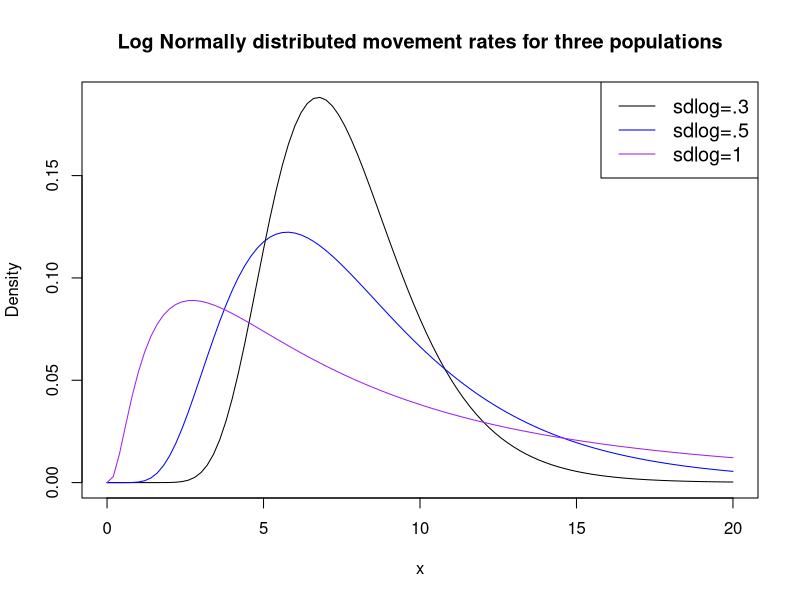
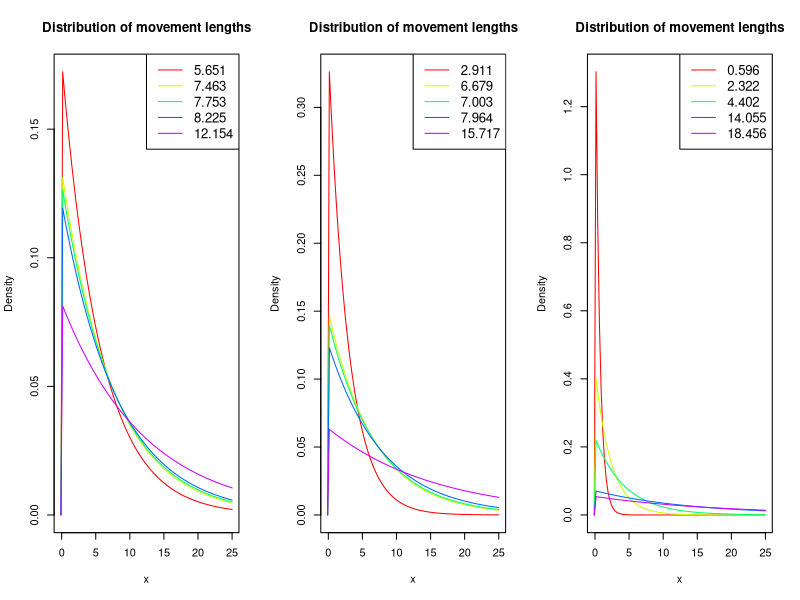
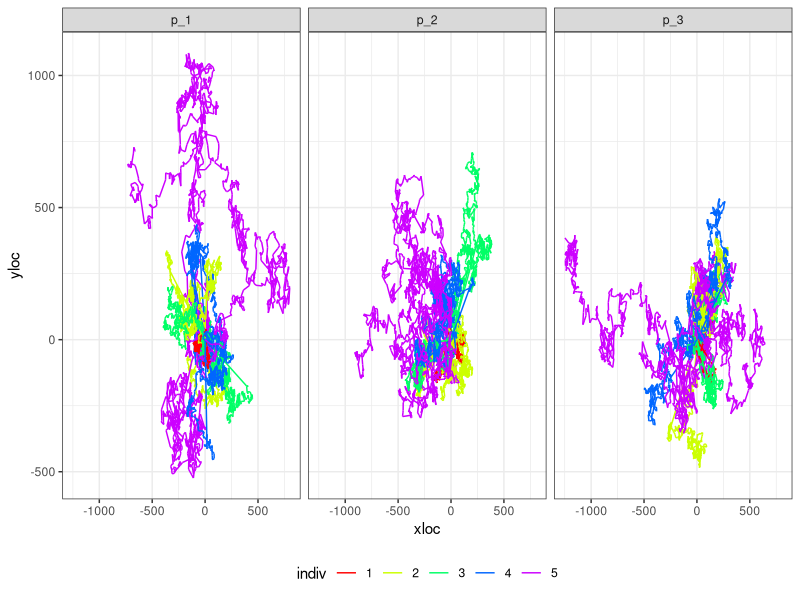
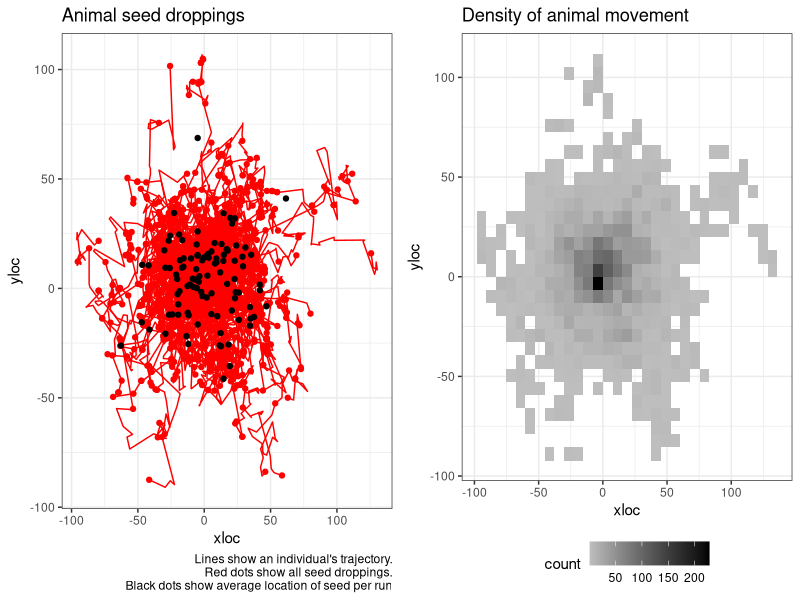
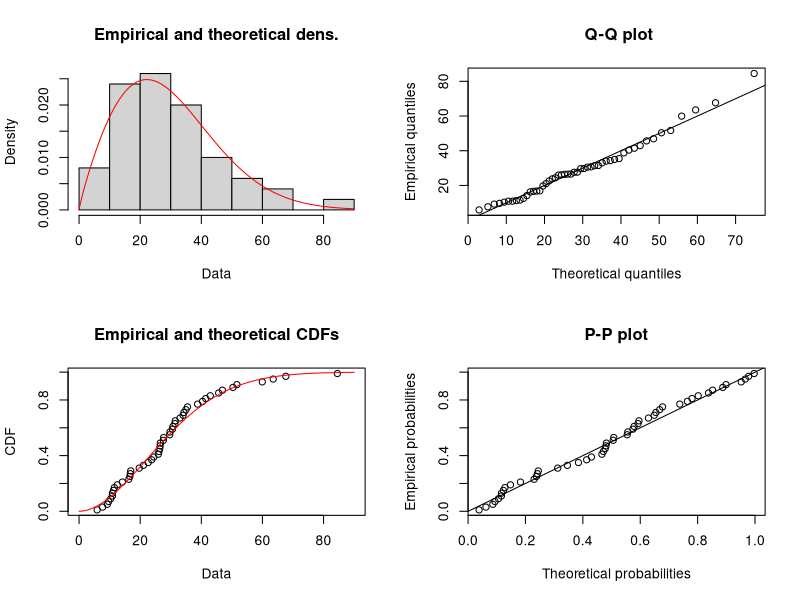
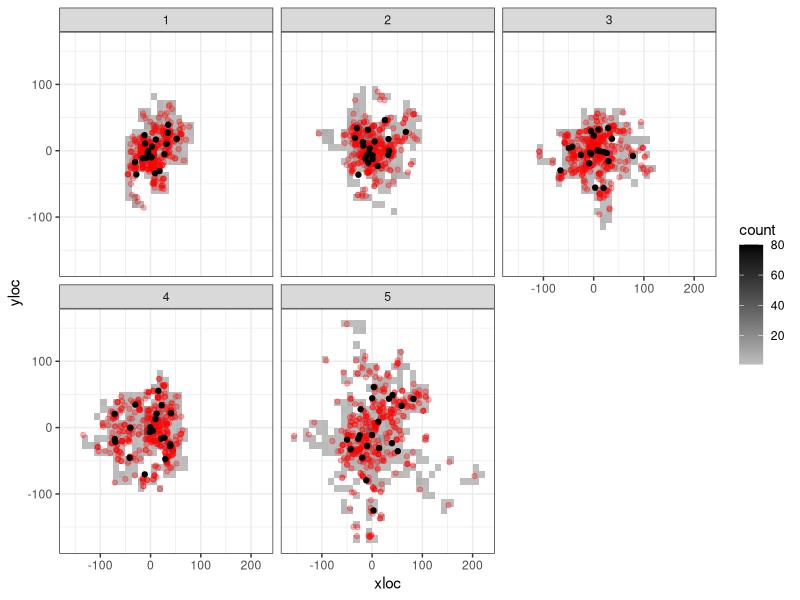
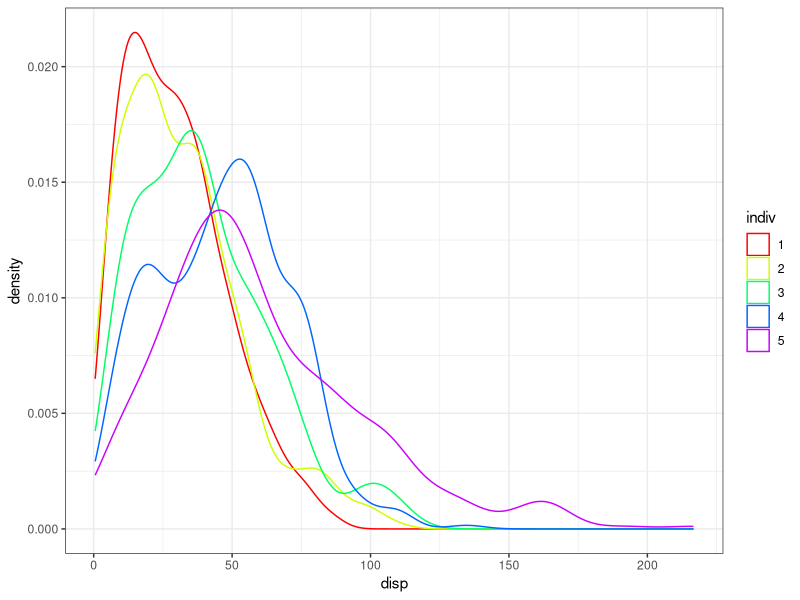
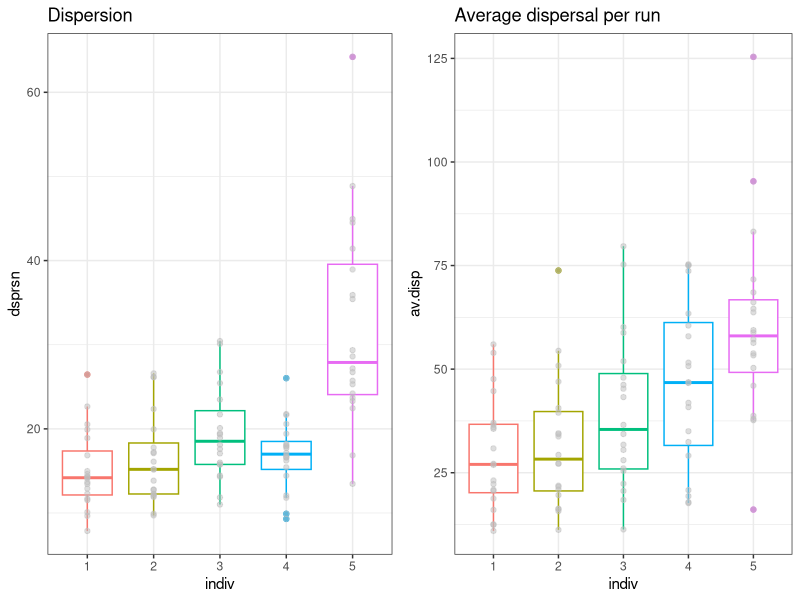

Here is the R script that generated these plots, in order:
## ---- chunk 1
knitr::opts_chunk$set(echo = FALSE)
knitr::opts_chunk$set(fig.width=12, fig.height=6) 
## ---- chunk 2
library(dplyr)
library(tidyr)
library(ggplot2)
library(cowplot)
library(fitdistrplus)
library(Hmisc)
## ---- chunk 3

av.mov.rate <- 2
max.x <- 20

mycols <- c("black", "blue", "purple")
#create density plots
curve(dlnorm(x, meanlog=av.mov.rate, sdlog=.3),
      from=0, to=max.x,
      col=mycols[1],
      main = 'Log Normally distributed movement rates for three populations', #add title
      ylab = 'Density', #change y-axis label
      )

curve(dlnorm(x, meanlog=av.mov.rate, sdlog=.5), 
      from=0, to=max.x,
      col=mycols[2], add=TRUE)

curve(dlnorm(x, meanlog=av.mov.rate, sdlog=1), 
      from=0, to=max.x,
      col=mycols[3], add=TRUE)

#add legend
legend("topright", legend=c("sdlog=.3", "sdlog=.5", "sdlog=1"),
       col=mycols, lty=1, cex=1.2)
## ---- chunk 4
n.individuals <- 5
m_1 <- sort(round(rlnorm(n.individuals, meanlog = av.mov.rate, sdlog = 0.3),3))
m_2 <- sort(round(rlnorm(n.individuals, meanlog = av.mov.rate, sdlog = 0.5),3))
m_3 <- sort(round(rlnorm(n.individuals, meanlog = av.mov.rate, sdlog = 1),3))
## ---- chunk 5

par(mfrow=c(1,3))
mycols <- rainbow(n.individuals, s=1)

range <- c(-0.1,max.x+5)
#create density plots
#########################################################################
# Fist population
curve(dexp(x, 1/m_1[1]), #notice rate for exponential is 1/movement rate.
      from=range[1], to=range[2], 
      col=mycols[1],
      main = 'Distribution of movement lengths', #add title
      ylab = 'Density', #change y-axis label
      xlab = "x"
      )
for(i in 2:5){
  curve(dexp(x, 1/m_1[i]), 
        from=range[1], to=range[2],
        col=mycols[i], add=TRUE)
}

#add legend
legend("topright", legend= m_1,
       col=mycols, lty=1, cex=1.2)
#########################################################################
# Second population
curve(dexp(x, 1/m_2[1]), #notice rate for exponential is 1/movement rate.
      from=range[1], to=range[2], 
      col=mycols[1],
      main = 'Distribution of movement lengths', #add title
      ylab = 'Density', #change y-axis label
      xlab = "x"
      )
for(i in 2:5){
  curve(dexp(x, 1/m_2[i]), 
        from=range[1], to=range[2],
        col=mycols[i], add=TRUE)
}

#add legend
legend("topright", legend= m_2,
       col=mycols, lty=1, cex=1.2)

#########################################################################
# Third population
curve(dexp(x, 1/m_3[1]), #notice rate for exponential is 1/movement rate.
      from=range[1], to=range[2], 
      col=mycols[1],
      main = 'Distribution of movement lengths', #add title
      ylab = 'Density', #change y-axis label
      xlab = "x"
      )
for(i in 2:5){
  curve(dexp(x, 1/m_3[i]), 
        from=range[1], to=range[2],
        col=mycols[i], add=TRUE)
}

#add legend
legend("topright", legend= m_3,
       col=mycols, lty=1, cex=1.2)
## ---- chunk 6
sim_movement <- function(prm, t = 1000, plot.it = TRUE, return.data.frame = FALSE){
  tru.rate <- round(prm, 3)
  movedist <- rexp(t, rate = 1/tru.rate)
  angle <- runif(t, min = 0, max = 360)
  distx <- movedist*cos(angle)
  xloc <- c(0, cumsum(distx))
  disty <- movedist*sin(angle)
  yloc <- c(0, cumsum(disty))
  animalTraj <- data.frame(time = 0:t, xloc = xloc, yloc = yloc)
  if(plot.it == TRUE){
    plot(x = xloc, y = yloc, type = "l", main = paste("Rate=",tru.rate))
  }
  if(return.data.frame == TRUE){
    return(animalTraj)
  }
}
## ---- chunk 7
nruns <- 3
m.data <- data.frame(m_1, m_2, m_3)

df <- NULL

for(m in 1:3){
  m.0 <- m.data[m]
  for(j in 1:n.individuals){
  for(k in 1:nruns){
  a <- sim_movement(m_2[j], plot.it = FALSE, return.data.frame = TRUE) %>% 
    mutate(indiv = as.factor(j),
           run = paste0("r_", k),
           pop.id = paste0("p_",m))
  df <- rbind.data.frame(df, a)
}
}
  
}


df %>% 
  ggplot(., aes(x = xloc, y=yloc, group = run, color = indiv)) +
  facet_wrap(~pop.id) +
  geom_path() +
  scale_color_manual(values = mycols) +
  theme_bw() +
  theme(legend.position = "bottom") +
  NULL
## ---- chunk 8
sim_seeds <- function(nseeds = 20, m.prms = NULL,...){
  grt <- round(rgamma(nseeds, shape = 4, scale = 5))
  t.grt <- max(grt)

  df <- sim_movement(m.prms, t = t.grt, plot.it = FALSE, return.data.frame = TRUE)

  df %>% 
    left_join(., data.frame(s.id = 1:nseeds, time = grt)) %>% 
    mutate(disp = sqrt(xloc^2+yloc^2)) -> df
  
  return(df)
}

summ_seeds <- function(df = NULL){
  df %>% 
  drop_na(s.id) %>% 
  mutate(xi = (mean(xloc)-xloc)^2,
         yi = (mean(yloc)-yloc)^2) %>% 
  summarise(x = mean(xloc),
            y = mean(yloc),
            av.disp = mean(disp),
            se.disp = sd(disp)/sqrt(n()),
            dsprsn = sum(sqrt(xi+yi))/n()) -> s.df
  return(s.df)
}

# a <- sim_seeds(m.prms = m_1[1])
# summ_seeds(a)
## ---- chunk 9
nruns <- 100
ex.i <- 1
df <- NULL
summ.df <- NULL

for(j in 1:ex.i){
  for(k in 1:nruns){
    a <- sim_seeds(m.prms = m_1[j]) %>% 
      mutate(indiv = as.factor(j),
             run = factor(paste0("r_", k), levels = paste0("r_", 1:nruns)))
    
    b <- summ_seeds(a) %>% 
      mutate(indiv = as.factor(j),
             run = factor(paste0("r_", k), levels = paste0("r_", 1:nruns)))
    
    df <- rbind.data.frame(df, a) 
    summ.df <- rbind.data.frame(summ.df, b) 
}
}
## ---- chunk 10

df %>% 
  ggplot(., aes(x = xloc, y=yloc, 
                group = run,
                color = indiv)) +
  # facet_wrap(~run) +
  geom_path() +
  scale_color_manual(values = mycols) +
  geom_point(data = df %>% drop_na(s.id), 
             aes(x = xloc, y = yloc)) +
  geom_point(data = summ.df, aes(x = x, y=y), color = "black") +
  theme_bw() +
  labs(title = "Animal seed droppings", caption = "Lines show an individual's trajectory.\n Red dots show all seed droppings.\n Black dots show average location of seed per run") +
  theme(legend.position = "none") -> p1
# p1

df %>% 
  ggplot(., aes(x = xloc, y = yloc)) +
  # stat_density_2d(aes(fill = ..level..), geom = "polygon", colour="white") +
  geom_bin2d() +
  # geom_hex() +
  # scale_fill_continuous(type = "viridis") +
  scale_fill_gradient(low = "grey", high = "black") +
  # geom_point(data = df %>% drop_na(s.id), 
  #            aes(x = xloc, y = yloc), color = mycols[ex.i], alpha = 0.3) +
  # geom_point(data = summ.df, aes(x = x, y=y), color = "black") +
  theme_bw() +
  theme(legend.position = "bottom") +
  labs(title = "Density of animal movement") -> p2
# p2

cowplot::plot_grid(p1, p2)
  
# summ.df %>% 
#   ggplot(., aes(y = dsprsn)) +
#   geom_boxplot()
# 
# summ.df %>% 
#   ggplot(., aes(x = av.disp)) +
#   geom_density(color = "blue") + # for the average dispersal per run
#   geom_density(data = df %>% drop_na(s.id),
#                  aes(x = disp)) + # for every seed
#   theme_bw()
## ---- chunk 11
# s.df <- df %>% drop_na(s.id)

s.df <- df %>% drop_na(s.id) %>% 
  sample_n(., 50)
  


g <- fitdist(s.df$disp, distr = "weibull")
## ---- chunk 12
summary(g)
plot(g)

# library(MASS)
# fitdistr(s.df$disp, densfun = "weibull")
## ---- chunk 13
nruns <- 20

df <- NULL
summ.df <- NULL

for(j in 1:n.individuals){
  for(k in 1:nruns){
    a <- sim_seeds(m.prms = m_1[j]) %>% 
      mutate(indiv = as.factor(j),
             run = factor(paste0("r_", k), levels = paste0("r_", 1:nruns)))
    
    b <- summ_seeds(a) %>% 
      mutate(indiv = as.factor(j),
             run = factor(paste0("r_", k), levels = paste0("r_", 1:nruns)))
    
    df <- rbind.data.frame(df, a) 
    summ.df <- rbind.data.frame(summ.df, b) 
}
}
## ---- chunk 14
df %>% 
  ggplot(., aes(x = xloc, y = yloc)) +
  facet_wrap(~indiv) +
  # stat_density_2d(aes(fill = ..level..), geom = "polygon", colour="white") +
  geom_bin2d() +
  # geom_hex() +
  # scale_fill_continuous(type = "viridis") +
  scale_fill_gradient(low = "grey", high = "black") +
  geom_point(data = df %>% drop_na(s.id),
             aes(x = xloc, y = yloc), color = "red", alpha = 0.3) +
  geom_point(data = summ.df, aes(x = x, y=y), color = "black") +
  theme_bw()
## ---- chunk 15
df %>% 
  drop_na(s.id) %>% 
  ggplot(., aes(x = disp, color = indiv)) +
  geom_density() +
  scale_color_manual(values = mycols) +
  theme_bw()

## ---- chunk 16
summ.df %>% 
  ggplot(., aes(y = dsprsn, x = indiv, color = indiv)) +
  geom_boxplot() +
  geom_point(color = "grey", alpha = 0.5) +
  labs(title = "Dispersion") +
  theme_bw() +
  theme(legend.position = "none") -> p1
# p1

summ.df %>% 
  ggplot(., aes(y = av.disp, x = indiv, color = indiv)) +
  geom_boxplot() +
  geom_point(color = "grey", alpha = 0.5) +
  labs(title = "Average dispersal per run") +
  theme_bw() +
  theme(legend.position = "none") -> p2
# p2

plot_grid(p1, p2)
## ---- chunk 17
weib.boot <- NULL

for(j in 1:10){
      s.df <- df %>% drop_na(s.id) %>%
      group_by(indiv) %>%
      sample_n(., 50)
    
    # s.df <- df %>% drop_na(s.id)
    
    weib.fits <- NULL
    
    for(i in 1:n.individuals){
      dat <- s.df %>% 
        filter(indiv == i)
      #g <- fitdist(dat$disp, distr = "weibull", method = 'mle', lower = c(0,0))
      g <- fitdistr(dat$disp, densfun = "weibull", lower = c(0,0))
      prms.weib <- data.frame(est.shape = as.numeric(g$estimate[1]),
                              est.scale = as.numeric(g$estimate[2]),
                              loglik = g$loglik, indiv = i)
      weib.fits <- rbind.data.frame(weib.fits, prms.weib)
      # plot(g)
    }
    
    weib.boot <- rbind.data.frame(weib.boot, weib.fits %>% mutate(boot = j))
}

# weib.boot
## ---- chunk 18


weib.boot %>% 
  ggplot(., aes(x = factor(indiv), y = est.scale)) +
  geom_violin() +
  #geom_boxplot(width = 0.1) +
  stat_summary(fun.data=mean_sdl, mult=1, 
                 geom="pointrange", color="red") +
  labs(title = "Scale") +
  theme_bw() -> p1

weib.boot %>% 
  ggplot(., aes(x = factor(indiv), y = est.shape)) +
  geom_violin() +
  #geom_boxplot(width = 0.1) +
  stat_summary(fun.data=mean_sdl, mult=1, 
                 geom="pointrange", color="red") +
  labs(title = "Shape") +
  theme_bw() -> p2

plot_grid(p1, p2)
